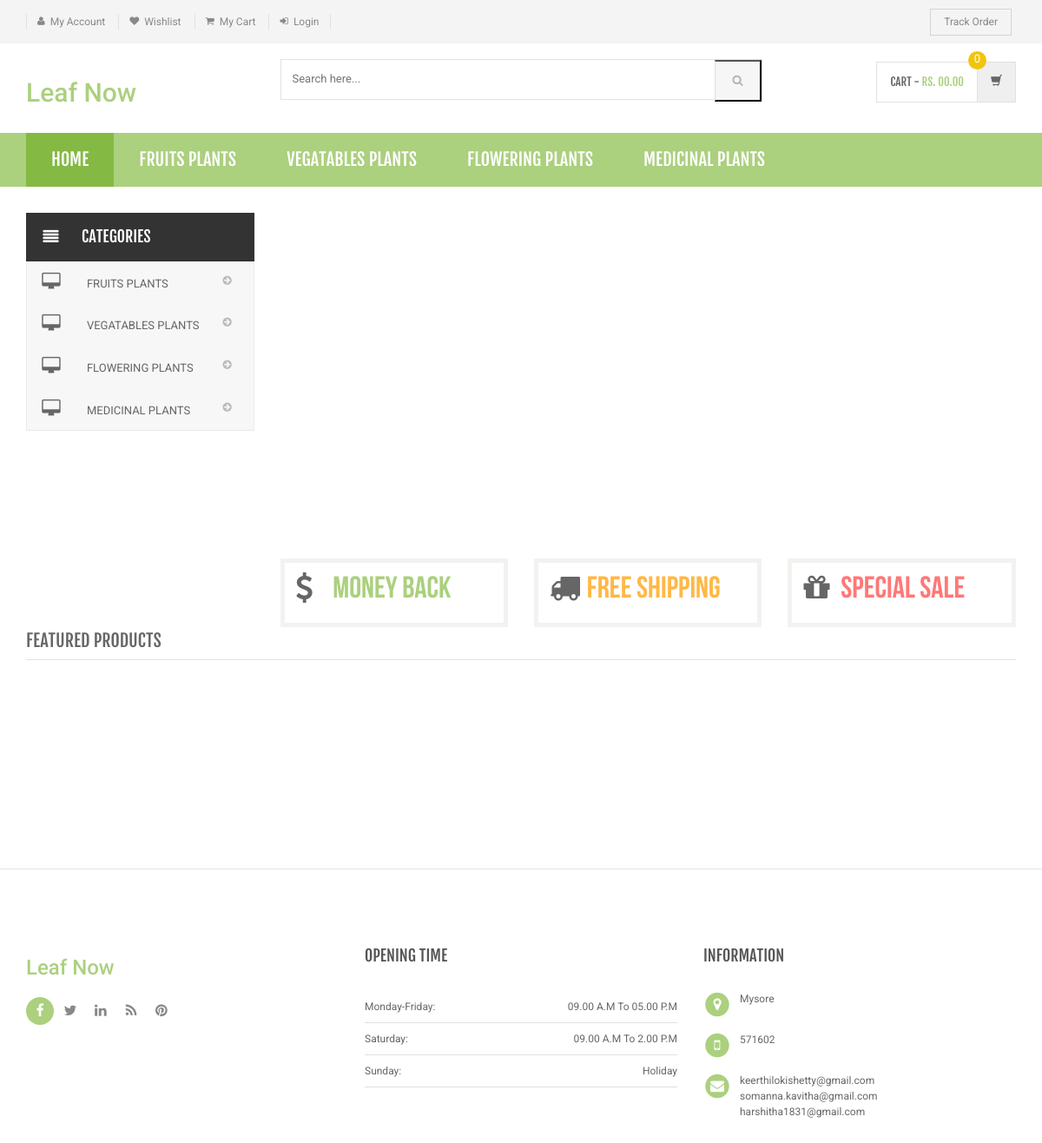
Screenshot of /leafnow/index.php with the database file from the repository.
### tables this page shows
CREATE TABLE `category` (
  `id` int(11) NOT NULL,
  `categoryName` varchar(255) DEFAULT NULL,
  `categoryDescription` longtext DEFAULT NULL,
  `creationDate` timestamp NOT NULL DEFAULT current_timestamp(),
  `updationDate` varchar(255) DEFAULT NULL
);

### leafnow/index.php (the view, shortened to what this page needs)
<?php
include('includes/config.php');
?>
<!DOCTYPE html>
<html lang="en">
	<head>
	    <link rel="stylesheet" href="assets/css/bootstrap.min.css">
	    <link rel="stylesheet" href="assets/css/main.css">
	    <link rel="stylesheet" href="assets/css/green.css">
	    <link rel="stylesheet" href="assets/css/owl.carousel.css">
		<link rel="stylesheet" href="assets/css/owl.transitions.css">
		<link href="assets/css/lightbox.css" rel="stylesheet">
		<link rel="stylesheet" href="assets/css/animate.min.css">
		<link rel="stylesheet" href="assets/css/rateit.css">
		<link rel="stylesheet" href="assets/css/bootstrap-select.min.css">
		<link rel="stylesheet" href="assets/css/config.css">
		<link href="assets/css/green.css" rel="alternate stylesheet" title="Green color">
		<link href="assets/css/blue.css" rel="alternate stylesheet" title="Blue color">
		<link href="assets/css/red.css" rel="alternate stylesheet" title="Red color">
		<link href="assets/css/orange.css" rel="alternate stylesheet" title="Orange color">
		<link href="assets/css/dark-green.css" rel="alternate stylesheet" title="Darkgreen color">
		<link rel="stylesheet" href="assets/css/font-awesome.min.css">
	</head>
    <body class="cnt-home">
<header class="header-style-1">
<?php include('includes/top-header.php');?>
<?php include('includes/main-header.php');?>
<?php include('includes/menu-bar.php');?>
</header>
<div class="body-content outer-top-xs" id="top-banner-and-menu">
	<div class="container">
		<div class="furniture-container homepage-container">
		<div class="row">
			<div class="col-xs-12 col-sm-12 col-md-3 sidebar">
	<?php include('includes/side-menu.php');?>
			</div>
			<div class="col-xs-12 col-sm-12 col-md-9 homebanner-holder">
<div id="hero" class="homepage-slider3">
</div>
<div class="info-boxes wow fadeInUp">
	<div class="info-boxes-inner">
		<div class="row">
			<div class="col-md-6 col-sm-4 col-lg-4">
				<div class="info-box">
					<div class="row">
						<div class="col-xs-2">
						     <i class="icon fa fa-dollar"></i>
						</div>
						<div class="col-xs-10">
							<h4 class="info-box-heading green">money back</h4>
						</div>
					</div>
				</div>
			</div>
			<div class="hidden-md col-sm-4 col-lg-4">
				<div class="info-box">
					<div class="row">
						<div class="col-xs-2">
							<i class="icon fa fa-truck"></i>
						</div>
						<div class="col-xs-10">
							<h4 class="info-box-heading orange">free shipping</h4>
						</div>
					</div>
				</div>
			</div>
			<div class="col-md-6 col-sm-4 col-lg-4">
				<div class="info-box">
					<div class="row">
						<div class="col-xs-2">
							<i class="icon fa fa-gift"></i>
						</div>
						<div class="col-xs-10">
							<h4 class="info-box-heading red">Special Sale</h4>
						</div>
					</div>
				</div>
			</div>
		</div>
	</div>
</div>
			</div>
		</div>
		<div id="product-tabs-slider" class="scroll-tabs inner-bottom-vs  wow fadeInUp">
			<div class="more-info-tab clearfix">
			   <h3 class="new-product-title pull-left">Featured Products</h3>
			</div>
		</div>
			<div class="sections prod-slider-small outer-top-small">
				<div class="row">
					<div class="col-md-6">
					</div>
					<div class="col-md-6">
					</div>
				</div>
			</div>
	<section class="section featured-product inner-xs wow fadeInUp">
		</section>
</div>
</div>
<?php include('includes/footer.php');?>
</body>
</html>

### leafnow/includes/menu-bar.php (shortened to what this page needs)
<div class="header-nav animate-dropdown">
    <div class="container">
        <div class="yamm navbar navbar-default" role="navigation">
            <div class="nav-bg-class">
                <div class="navbar-collapse collapse" id="mc-horizontal-menu-collapse">
	<div class="nav-outer">
		<ul class="nav navbar-nav">
			<li class="active dropdown yamm-fw">
				<a href="index.php" data-hover="dropdown" class="dropdown-toggle">Home</a>
			</li>
              <?php $sql=mysqli_query($con,"select id,categoryName  from category limit 6");
while($row=mysqli_fetch_array($sql))
{
    ?>
			<li class="dropdown yamm">
				<a href="category.php?cid=<?php echo $row['id'];?>"> <?php echo $row['categoryName'];?></a>
			</li>
			<?php } ?>
		</ul>
		<div class="clearfix"></div>
	</div>
</div>
            </div>
        </div>
    </div>
</div>

### leafnow/includes/side-menu.php
<div class="side-menu animate-dropdown outer-bottom-xs">
    <div class="head"><i class="icon fa fa-align-justify fa-fw"></i> Categories</div>
    <nav class="yamm megamenu-horizontal" role="navigation">
        <ul class="nav">
            <li class="dropdown menu-item">
              <?php $sql=mysqli_query($con,"select id,categoryName  from category");
while($row=mysqli_fetch_array($sql))
{
    ?>
                <a href="category.php?cid=<?php echo $row['id'];?>" class="dropdown-toggle"><i class="icon fa fa-desktop fa-fw"></i>
                <?php echo $row['categoryName'];?></a>
                <?php }?>
</li>
</ul>
    </nav>
</div>

### leafnow/assets/css/green.css (style rules this page uses)
a { color: #abd07e; }
.header-style-1 .header-nav { background: #abd07e; }
.cnt-home .header-style-1 .header-nav .navbar .navbar-nav > li.active { background: #84b943; }
.info-box .info-box-heading.green { color: #abd07e; }

### leafnow/assets/css/lightbox.css (style rules this page uses)
body:after { content: url(../images/close.png) url(../images/loading.gif) url(../images/prev.png) url(../images/next.png); display: none; }

### leafnow/assets/css/blue.css (style rules this page uses)
a { color: #3498db; }
.header-style-1 .header-nav { background: #3498db; }
.cnt-home .header-style-1 .header-nav .navbar .navbar-nav > li.active { background: #1d6ca1; }
.info-box .info-box-heading.green { color: #3498db; }

### leafnow/assets/css/red.css (style rules this page uses)
a { color: #ff6c6c; }
.header-style-1 .header-nav { background: #ff6c6c; }
.cnt-home .header-style-1 .header-nav .navbar .navbar-nav > li.active { background: #ff1a1a; }
.info-box .info-box-heading.green { color: #ff6c6c; }

### leafnow/assets/css/orange.css (style rules this page uses)
a { color: #f39c12; }
.header-style-1 .header-nav { background: #f39c12; }
.cnt-home .header-style-1 .header-nav .navbar .navbar-nav > li.active { background: #ab6c09; }
.info-box .info-box-heading.green { color: #f39c12; }

### leafnow/assets/css/dark-green.css (style rules this page uses)
a { color: #12cca7; }
.header-style-1 .header-nav { background: #12cca7; }
.cnt-home .header-style-1 .header-nav .navbar .navbar-nav > li.active { background: #0b816a; }
.info-box .info-box-heading.green { color: #12cca7; }

### rows the page displays
category: categoryName "FRUITS PLANTS"
category: categoryName "VEGATABLES PLANTS"
category: categoryName "FLOWERING PLANTS"
category: categoryName "MEDICINAL PLANTS"
